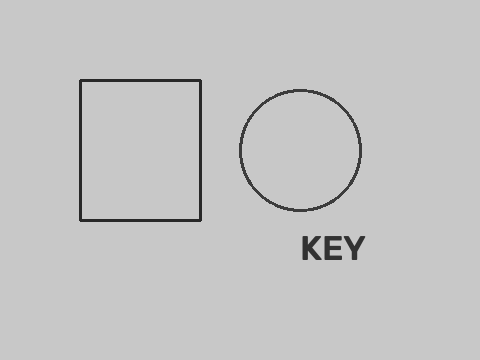
#> input picture sim/algo/model/ref/FPGA-Python-main/samples_test.png, 480 x 360 px
$ python check_py_repo.py   (older library calls are emulated)
#> lines starting #> are read from the running program, lines starting #| are printed output that depends on the picture; after the words box and inside, x2 and y2 are one past the last pixel; in counts of white or black regions, pixels touching at a corner belong together
### sim/algo/model/ref/FPGA-Python-main/edge_pipeline.py
"""
edge_pipeline.py — 与 FPGA(易灵思 Ti60F225 / 赛题4) 对应的整数图像处理流水线

镜像 RTL 处理顺序(与你们板上 overlay_box 位流一致):
    RGB -> 灰度化 -> (椒盐噪声模拟, 仅调参用) -> (3x3 中值滤波, 可选)
        -> (3x3 高斯 [1,2,1]^2/16, 可选) -> 3x3 Sobel(|Gx|+|Gy|)
        -> 阈值(单阈值 / Canny 式双阈值滞后) -> 分屏显示(左灰度 + 右边缘 + 红框)

全部使用整数运算并显式截位, 尽量贴近 Verilog 的移位实现, 便于把参数直接迁移到 RTL。
"""

import numpy as np
import cv2


def to_gray(bgr):
    """RGB 转灰度, 整数系数 (77,150,29)>>8, 与 RTL 常用系数一致。"""
    b = bgr[:, :, 0].astype(np.int32)
    g = bgr[:, :, 1].astype(np.int32)
    r = bgr[:, :, 2].astype(np.int32)
    y = (77 * r + 150 * g + 29 * b) >> 8
    return np.clip(y, 0, 255).astype(np.uint8)


def median3x3(gray):
    """3x3 中值滤波: 取 9 邻域中值。功能等价于 RTL 的 3x3 排序网络。"""
    p = np.pad(gray, 1, mode="edge").astype(np.int32)
    planes = []
    for i in range(3):
        for j in range(3):
            planes.append(p[i:i + gray.shape[0], j:j + gray.shape[1]])
    s = np.stack(planes, axis=-1)  # H,W,9
    s.sort(axis=-1)
    return s[..., 4].astype(np.uint8)


# [6 lines left out: function gaussian3x3, not called in this run]


def gaussian5x5(gray):
    """5x5 高斯, 整数核(参考 EricYXZ 同平台 RTL: [32,38,40,38,32;38,45,47,45,38;
    40,47,50,47,40;38,45,47,45,38;32,38,40,38,32], 总和1010, 右移10+四舍五入)。
    比 3x3 更稳: 梯度噪声更小 -> NMS 局部极大值判定不易帧间翻转 -> 线条少闪。"""
    k = np.array([[32, 38, 40, 38, 32],
                  [38, 45, 47, 45, 38],
                  [40, 47, 50, 47, 40],
                  [38, 45, 47, 45, 38],
                  [32, 38, 40, 38, 32]], dtype=np.int32)
    p = np.pad(gray, 2, mode="edge").astype(np.int32)
    h, w = gray.shape
    out = np.zeros((h, w), dtype=np.int32)
    for i in range(5):
        for j in range(5):
            out += k[i, j] * p[i:i + h, j:j + w]
    # 右移10带四舍五入 (等价 RTL 的 sum[17:10]+sum[9])
    out = (out >> 10) + ((out >> 9) & 1)
    return np.clip(out, 0, 255).astype(np.uint8)


# [28 lines left out: functions guided_filter, sobel3x3, not called in this run]


def threshold_single(mag, t):
    """单阈值: 梯度 >= t 判为边缘(白)。阈值低=白点多闪, 高=细节丢。"""
    return (mag >= t).astype(np.uint8) * 255


def threshold_hysteresis(mag, t_lo, t_hi):
    """Canny 式双阈值滞后: 高阈值起强边, 低阈值续弱边(弱边邻域有强边才保留)。
    用于破解"低阈值闪白点 / 高阈值丢眼镜"的矛盾。
    防呆: 若 t_lo > t_hi(滑条调反), 自动交换, 避免逻辑退化成单高阈值。"""
    if t_lo > t_hi:
        t_lo, t_hi = t_hi, t_lo
    strong = (mag >= t_hi).astype(np.uint8)
    weak = (mag >= t_lo).astype(np.uint8)
    strong_d = cv2.dilate(strong, np.ones((3, 3), np.uint8))
    edge = (weak & strong_d).astype(np.uint8) * 255
    return edge


# [56 lines left out: functions add_salt_pepper, split_view, run_pipeline, not called in this run]


# ---------------------------------------------------------------------------
# 高阶④ 完整 Canny(梯度方向 + 非极大值抑制 NMS + 双阈值滞后)
# ---------------------------------------------------------------------------

def gradient(gray):
    """3x3 Sobel 梯度: 返回 (mag=|Gx|+|Gy| 全量程 int32, angle=梯度方向弧度)。
    注意: mag 不做 0..255 截位 —— 强边缘幅值可达 1000+, 截位会让大量像素饱和成 255,
    NMS 邻域比较全是平局, 谁留谁删随机化 -> 线条帧间抖动。截位只在显示/阈值处做。"""
    p = np.pad(gray, 1, mode="edge").astype(np.int32)
    a00, a01, a02 = p[0:-2, 0:-2], p[0:-2, 1:-1], p[0:-2, 2:]
    a10, a11, a12 = p[1:-1, 0:-2], p[1:-1, 1:-1], p[1:-1, 2:]
    a20, a21, a22 = p[2:, 0:-2], p[2:, 1:-1], p[2:, 2:]
    gx = (a02 + 2 * a12 + a22) - (a00 + 2 * a10 + a20)
    gy = (a20 + 2 * a21 + a22) - (a00 + 2 * a01 + a02)
    mag = np.abs(gx) + np.abs(gy)
    angle = np.arctan2(gy.astype(np.float64), gx.astype(np.float64))
    return mag, angle


def nms(mag, angle):
    """非极大值抑制: 把梯度方向量化到 0/45/90/135 四方向,
    只保留沿梯度方向上是局部最大值的像素, 输出被抑制后的梯度幅值。
    方向约定: 0°=左右比较(垂直边), 90°=上下比较(水平边),
             45°=主对角线, 135°=副对角线。"""
    m = mag.astype(np.int32)
    deg = np.degrees(angle) % 180
    q = np.zeros(deg.shape, np.uint8)
    q[(deg < 22.5) | (deg >= 157.5)] = 0
    q[(deg >= 22.5) & (deg < 67.5)] = 45
    q[(deg >= 67.5) & (deg < 112.5)] = 90
    q[(deg >= 112.5) & (deg < 157.5)] = 135
    mp = np.pad(m, 1, mode="edge")
    n0, n1 = mp[1:-1, 0:-2], mp[1:-1, 2:]     # 左右
    n2, n3 = mp[0:-2, 1:-1], mp[2:, 1:-1]     # 上下
    n4, n7 = mp[0:-2, 0:-2], mp[2:, 2:]       # 主对角线
    n5, n6 = mp[0:-2, 2:], mp[2:, 0:-2]       # 副对角线
    # 与 OpenCV 一致的非对称比较(一侧严格 >, 另一侧 >=): 打破平局、把粗边细化为单像素
    keep = np.where(
        q == 0, (m > n0) & (m >= n1),
        np.where(
            q == 45, (m > n4) & (m >= n7),
            np.where(
                q == 90, (m > n2) & (m >= n3),
                (m > n5) & (m >= n6)
            )
        )
    )
    return np.where(keep, m, 0).clip(0, 255).astype(np.uint8)


# [77 lines left out: functions canny, color_edge_overlay, detect_shapes, draw_shapes, not called in this run]


# ---------------------------------------------------------------------------
# 参考成熟工程后的增强(2026-09-26):
#   - remove_isolated: 孤立点消除(杀单像素白点, 参考红外技术论文腐蚀去孤立点)
#   - otsu_threshold:  自适应阈值(参考 Otsu 边缘检测论文)
#   - temporal_blend:  时间域帧间平均(参考 EricYXZ 同平台工程的帧平均去噪)
# ---------------------------------------------------------------------------

def remove_isolated(edge, min_neighbors=1):
    """孤立点消除: 3x3 窗口内白色邻居数 < min_neighbors 的白像素被清除。
    默认 min_neighbors=1: 只删除"周围一个白邻居都没有"的孤立单点(闪烁白点),
    1px 边缘线完整保留(线端点有 1 个邻居, 也不删)。
    注意: 别用 min_neighbors=2 —— Canny 的 1px 细线端点/短段会被误杀, 画面会空。"""
    p = np.pad(edge, 1, mode="constant", constant_values=0).astype(np.int32)
    win_sum = np.zeros((edge.shape[0] + 2, edge.shape[1] + 2), dtype=np.int32)
    for i in range(3):
        for j in range(3):
            # 累加目标固定在 [0:H,0:W], 源取 p[i:i+H, j:j+W]:
            # 这样 win_sum[r,c] 统计的是 (r,c) 周围 3x3 窗口(含自身)的白像素数。
            win_sum[:edge.shape[0], :edge.shape[1]] += \
                p[i:i + edge.shape[0], j:j + edge.shape[1]]
    n_neigh = win_sum[:edge.shape[0], :edge.shape[1]] - edge.astype(np.int32)
    keep = (edge > 0) & (n_neigh >= min_neighbors)
    return np.where(keep, 255, 0).astype(np.uint8)


# [21 lines left out: functions otsu_threshold, temporal_blend, not called in this run]

### sim/algo/model/rtl_model.py
"""
rtl_model.py -- 用 Python 逐位模拟"将要写进 Verilog 的定点运算"(金标准模型)。

作用:
  1) 写 RTL 之前先把算法/排序网络/截位/边界处理验证清楚;
  2) 作为 RTL 仿真的对拍基准: RTL 输出(hex) vs 本模型 vs 原始 edge_pipeline.py。

约定:
  * 全部整数运算, 移位/截位与 Verilog 完全一致;
  * 窗口边界两种模式: EDGE=复制边缘(np.pad(mode="edge")), ZERO=补 0
    (np.pad(constant 0) 与 cv2.dilate / remove_isolated 的 0 边界);
  * 3x3 中值 = 行 sort3 -> 列 sort3 -> 取中间列中值(硬件网络, 见 selftest 的 0-1 原理穷举证明)。

用法:
    python rtl_model.py --selftest
"""

import argparse
import os
import sys

import numpy as np

sys.path.insert(0, os.path.join(os.path.dirname(os.path.abspath(__file__)),
                                "..", "repo", "FPGA-Python-main"))


# --------------------------------------------------------------------------
# 基础原语(与 Verilog 一一对应)
# --------------------------------------------------------------------------
def gray_shift_add(r, g, b):
    """Y = (77R + 150G + 29B) >> 8, 纯移位加法, 无除法器。
    77 = 64+8+4+1 ; 150 = 128+16+4+2 ; 29 = 32-4+1
    """
    r = r.astype(np.int64)
    g = g.astype(np.int64)
    b = b.astype(np.int64)
    s = (r << 6) + (r << 3) + (r << 2) + r
    s = s + (g << 7) + (g << 4) + (g << 2) + (g << 1)
    s = s + (b << 5) - (b << 2) + b
    return (s >> 8).astype(np.uint8)


def pad_edge(a, r):
    return np.pad(a, r, mode="edge")


def pad_zero(a, r):
    return np.pad(a, r, mode="constant", constant_values=0)


def med3(a, b, c):
    """sort3 比较器: 返回 (min, mid, max)"""
    lo = np.minimum(a, b)
    hi = np.maximum(a, b)
    mn = np.minimum(lo, c)
    mx = np.maximum(hi, c)
    md = np.maximum(lo, np.minimum(hi, c))
    return mn, md, mx


def median_3x3_network(gray):
    """硬件中值网络 —— 经典 19 比较器 3x3 中值网络(与 RTL 逐行对应)。

       第 1 级: 3 行各自 sort3                        (3x3 = 9 个比较器)
       第 2 级: lo = max(三个"行最小")                (2 个比较器)
               hi = min(三个"行最大")                (2 个比较器)
               md = med3(三个"行中位")               (3 个比较器)
       第 3 级: median = med3(lo, md, hi)             (3 个比较器)
       合计 19 个 2 输入比较器。

    正确性(0-1 原理的严格版本): min/max 与阈值化可交换, 即
        [min(a,b) >= t] == min([a>=t],[b>=t]),  max 同理;
    本网络只由 min/max 构成, 故对任意输入 x 与任意 t:
        1{out(x) >= t} = out(1{x >= t})  (0/1 输入)
    所以只要对全部 2^9 个 0/1 输入校验通过(selftest 里穷举),
    就对所有 8bit 输入成立 —— 这是完整证明, 不是抽样。
    注: 之前的 "3 列各自 sort3 后取中间列中值" 是错网络(54/512 失败), 已废弃。
    """
    p = pad_edge(gray, 1).astype(np.int32)
    h, w = gray.shape
    g = lambda i, j: p[i:i + h, j:j + w]
    row = [med3(g(i, 0), g(i, 1), g(i, 2)) for i in range(3)]
    lo = np.maximum(np.maximum(row[0][0], row[1][0]), row[2][0])
    hi = np.minimum(np.minimum(row[0][2], row[1][2]), row[2][2])
    md = med3(row[0][1], row[1][1], row[2][1])[1]
    return med3(lo, md, hi)[1].astype(np.uint8)


# [18 lines left out: functions median_3x3_reference, gauss3x3_int, not called in this run]


GAUSS5X5_K = np.array([[32, 38, 40, 38, 32],
                       [38, 45, 47, 45, 38],
                       [40, 47, 50, 47, 40],
                       [38, 45, 47, 45, 38],
                       [32, 38, 40, 38, 32]], dtype=np.int64)


def gauss5x5_int(gray):
    """5x5 整数高斯: out = (sum >> 10) + ((sum >> 9) & 1)  ==  RTL sum[17:10] + sum[9]"""
    p = pad_edge(gray, 2).astype(np.int64)
    h, w = gray.shape
    s = np.zeros((h, w), dtype=np.int64)
    for i in range(5):
        for j in range(5):
            s += GAUSS5X5_K[i, j] * p[i:i + h, j:j + w]
    return ((s >> 10) + ((s >> 9) & 1)).astype(np.uint8)


# [59 lines left out: functions box6_sum_int, guided_filter_int, not called in this run]


def sobel_full(gray):
    """Sobel 全量程: gx/gy 有符号(±1020), mag=|gx|+|gy| (0..2040)"""
    p = pad_edge(gray, 1).astype(np.int32)
    h, w = gray.shape
    g = lambda i, j: p[i:i + h, j:j + w]
    gx = (g(0, 2) + 2 * g(1, 2) + g(2, 2)) - (g(0, 0) + 2 * g(1, 0) + g(2, 0))
    gy = (g(2, 0) + 2 * g(2, 1) + g(2, 2)) - (g(0, 0) + 2 * g(0, 1) + g(0, 2))
    mag = np.abs(gx) + np.abs(gy)
    return gx, gy, mag.astype(np.int32)


def dir_class(gx, gy):
    """RTL 方向量化(整数比较, 与 atan2 的 22.5/67.5 边界等价, 相对误差 2e-4):
        0=左右比较(垂直边), 90=上下比较(水平边), 45=主对角, 135=副对角
    """
    a = np.abs(gx).astype(np.int64)
    b = np.abs(gy).astype(np.int64)
    q0 = (b * 4096) <= (a * 1697)
    q90 = (a * 4096) <= (b * 1697)
    same_sign = (np.signbit(gx) == np.signbit(gy))
    d = np.zeros(gx.shape, dtype=np.uint8)
    d[q90 & (~q0)] = 90
    rest = (~q0) & (~q90)
    d[rest & same_sign] = 45
    d[rest & (~same_sign)] = 135
    return d


def nms_rtl(mag, dirs, eps=0):
    """NMS(EDGE 边界), 与 Python nms() 的非对称比较 + 截位一致, 输出 8bit。

    eps: NMS 容差, 对应 alg_nms.v 的 cfg_eps。 eps=0 时逐位等于
    edge_pipeline.nms(); eps>0 时中心加 eps 再与两侧邻居比, 容忍半像素相位处
    两个候选像素"近等值二选一"的翻转(线条沿轮廓流动抖动的根因)。
    只在 CANNY 档有意义, 上限 8(见 alg_cfg_uart.v 的 K_EPS)。
    """
    m = mag.astype(np.int32)
    p = pad_edge(m, 1)
    h, w = m.shape
    L, R = p[1:h + 1, 0:w], p[1:h + 1, 2:w + 2]
    U, D = p[0:h, 1:w + 1], p[2:h + 2, 1:w + 1]
    UL, DR = p[0:h, 0:w], p[2:h + 2, 2:w + 2]
    UR, DL = p[0:h, 2:w + 2], p[2:h + 2, 0:w]
    me = m + int(eps)
    keep = np.where(dirs == 0, (me > L) & (me >= R),
                    np.where(dirs == 90, (me > U) & (me >= D),
                             np.where(dirs == 45, (me > UL) & (me >= DR),
                                      (me > UR) & (me >= DL))))
    return np.clip(np.where(keep, m, 0), 0, 255).astype(np.uint8)


# [64 lines left out: function nms_interp_rtl, not called in this run]


def _dilate3_zero(mask):
    p = pad_zero(mask, 1)
    h, w = mask.shape
    out = np.zeros_like(mask)
    for i in range(3):
        for j in range(3):
            out |= p[i:i + h, j:j + w]
    return out


def hysteresis_rtl(mag, t_lo, t_hi):
    """双阈值滞后: strong = mag>=t_hi; weak = mag>=t_lo; edge = weak & dilate3x3(strong)。
    边界补 0(等价 cv2.dilate 默认); t_lo>t_hi 自动交换(防呆)。
    mag 可以是 8bit(NMS 后)或全量程 11bit(SOBEL 双阈值档), 用法一致。
    """
    if t_lo > t_hi:
        t_lo, t_hi = t_hi, t_lo
    strong = (mag >= t_hi).astype(np.uint8)
    weak = (mag >= t_lo).astype(np.uint8)
    return ((weak & _dilate3_zero(strong)) * 255).astype(np.uint8)


# [37 lines left out: function bridge_rtl, not called in this run]


def isolated_rtl(edge):
    """孤立点消除(0 边界): 3x3 内白邻居数(不含自身) >= 1 才保留。"""
    e = (edge > 0).astype(np.int32)
    p = pad_zero(e, 1)
    h, w = e.shape
    cnt = np.zeros((h, w), dtype=np.int32)
    for i in range(3):
        for j in range(3):
            cnt += p[i:i + h, j:j + w]
    return ((((e > 0) & ((cnt - e) >= 1)).astype(np.uint8)) * 255)
    e = (edge > 0).astype(np.int32)
    p = pad_zero(e, 1)
    h, w = e.shape
    cnt = np.zeros((h, w), dtype=np.int32)
    for i in range(3):
        for j in range(3):
            cnt += p[i:i + h, j:j + w]
    return ((((e > 0) & ((cnt - e) >= 1)).astype(np.uint8)) * 255)


def threshold_rtl(mag, t):
    """单阈值(全量程梯度比较)"""
    return (mag >= t).astype(np.uint8) * 255


# --------------------------------------------------------------------------
# 整条 RTL 流水线(对应 edge_process_core.v)
# --------------------------------------------------------------------------
# [122 lines left out: functions rtl_pipeline, temporal_blend_rtl, temp_to_alpha256, selftest, not called in this run]


# [8 lines that do not run on import are left out]

### sim/algo/model/check_py_repo.py
"""check_py_repo.py -- 直接对拍: 仓库原始 edge_pipeline.py  vs  RTL 金标准模型 rtl_model.py
用途: 证明"RTL 逐级等于仓库 Python 算法", 而不是只等于我们自己写的模型。
输入: 仓库自带 samples_test.png (真实照片) + 合成图案。
"""
import os, sys, numpy as np, cv2

HERE = os.path.dirname(os.path.abspath(__file__))
REPO = os.path.join(HERE, "ref", "FPGA-Python-main")   # 算法参考源快照
MODEL = HERE
sys.path.insert(0, REPO)
sys.path.insert(0, MODEL)
import edge_pipeline as EP   # 仓库原文件, 未改一行
import rtl_model as M        # RTL 金标准

def cmp(tag, a, b):
    a = np.asarray(a); b = np.asarray(b)
    if a.shape != b.shape:
        print("  [%-14s] SHAPE %s vs %s  FAIL" % (tag, a.shape, b.shape)); return 1
    d = (a.astype(np.int64) != b.astype(np.int64))
    n = int(d.sum())
    print("  [%-14s] %s  mismatch %d / %d %s" % (tag, a.shape, n, a.size,
          "" if n == 0 else "<-- maxdiff %d" % int(np.abs(a.astype(np.int64)-b.astype(np.int64)).max())))
    return n

def check_image(name, bgr, tl=21, th=58, t=24):
    H, W = bgr.shape[:2]
    print("=== %s  %dx%d ===" % (name, W, H))
    bad = 0
    b = bgr[:, :, 0]; g = bgr[:, :, 1]; r = bgr[:, :, 2]
    g1 = EP.to_gray(bgr);                                   bad += cmp("to_gray", g1, M.gray_shift_add(r, g, b))
    m1 = EP.median3x3(g1);                                  bad += cmp("median3x3", m1, M.median_3x3_network(g1))
    ga1 = EP.gaussian5x5(m1);                               bad += cmp("gaussian5x5", ga1, M.gauss5x5_int(m1))
    mag1, ang1 = EP.gradient(ga1)
    gx, gy, mag2 = M.sobel_full(ga1);                       bad += cmp("sobel_mag", mag1, mag2)
    n1 = EP.nms(mag1, ang1); n2 = M.nms_rtl(mag2, M.dir_class(gx, gy))
    bad += cmp("nms", n1, n2)
    e1 = EP.threshold_hysteresis(n1, tl, th); e2 = M.hysteresis_rtl(n2, tl, th)
    bad += cmp("hysteresis", e1, e2)
    s1 = EP.threshold_single(mag2, t); s2 = M.threshold_rtl(mag2, t)
    bad += cmp("single_thr", s1, s2)
    d1 = EP.remove_isolated(e1); d2 = M.isolated_rtl(e2)
    bad += cmp("remove_isolated", d1, d2)
    return bad

total = 0
p = os.path.join(REPO, "samples_test.png")
if os.path.exists(p):
    im = cv2.imread(p, cv2.IMREAD_COLOR)
#> im is the input picture: shape (360, 480, 3); min 40, max 200, mean 197
    total += check_image("samples_test.png(裁剪 320x240)", im[:240, :320].copy())
#| === samples_test.png(裁剪 320x240)  320x240 ===
#> in to_gray, `b = bgr[:, :, 0].astype(np.int32)`:
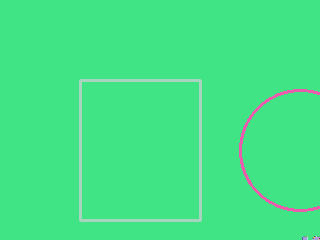
#> b: shape (240, 320) int32; 21 distinct labels, from 40 to 200; one colour per label, 0 black
#> in gray_shift_add, `r = r.astype(np.int64)`: r: shape (240, 320) int64; 21 distinct labels, from 40 to 200
#> in gray_shift_add, `s = (r << 6) + (r << 3) + (r << 2) + r`:
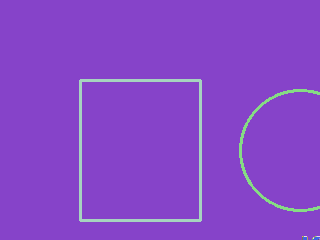
#> s: shape (240, 320) int64; 21 distinct labels, from 3080 to 15400; one colour per label, 0 black
#> in cmp, `d = (a.astype(np.int64) != b.astype(np.int64))`: d: shape (240, 320) bool; every value is 0
#> in cmp, `n = int(d.sum())`: n = 0
#|   [to_gray       ] (240, 320)  mismatch 0 / 76800
#> in median3x3, `p = np.pad(gray, 1, mode="edge").astype(np.int32)`: p: shape (242, 322) int32; 21 distinct labels, from 40 to 200
#> after the loop in median3x3, `for i in range(3):`: planes = 9 items
#|   [median3x3     ] (240, 320)  mismatch 0 / 76800
#> in gaussian5x5, `p = np.pad(gray, 2, mode="edge").astype(np.int32)`: p: shape (244, 324) int32; 15 distinct labels, from 40 to 200
#> in gaussian5x5, `out = (out >> 10) + ((out >> 9) & 1)`: out: shape (240, 320) int32; 114 distinct labels, from 52 to 197
#> in gauss5x5_int, `p = pad_edge(gray, 2).astype(np.int64)`: p: shape (244, 324) int64; 15 distinct labels, from 40 to 200
#|   [gaussian5x5   ] (240, 320)  mismatch 0 / 76800
#> in gradient, `p = np.pad(gray, 1, mode="edge").astype(np.int32)`: p: shape (242, 322) int32; 114 distinct labels, from 52 to 197
#> in gradient, `a00, a01, a02 = p[0:-2, 0:-2], p[0:-2, 1:-1], p[0:-2, 2:]`: a00: shape (240, 320) int32; 102 distinct labels, from 56 to 197
#> in gradient, `a00, a01, a02 = p[0:-2, 0:-2], p[0:-2, 1:-1], p[0:-2, 2:]`: a01: shape (240, 320) int32; 104 distinct labels, from 56 to 197
#> in gradient, `a00, a01, a02 = p[0:-2, 0:-2], p[0:-2, 1:-1], p[0:-2, 2:]`:
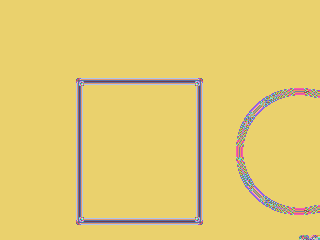
#> a02: shape (240, 320) int32; 104 distinct labels, from 56 to 197; one colour per label, 0 black
#> in gradient, `a10, a11, a12 = p[1:-1, 0:-2], p[1:-1, 1:-1], p[1:-1, 2:]`: a10: shape (240, 320) int32; 111 distinct labels, from 52 to 197
#> in gradient, `a10, a11, a12 = p[1:-1, 0:-2], p[1:-1, 1:-1], p[1:-1, 2:]`: a12: shape (240, 320) int32; 114 distinct labels, from 52 to 197
#> in gradient, `a20, a21, a22 = p[2:, 0:-2], p[2:, 1:-1], p[2:, 2:]`: a20: shape (240, 320) int32; 111 distinct labels, from 52 to 197
#> in gradient, `a20, a21, a22 = p[2:, 0:-2], p[2:, 1:-1], p[2:, 2:]`: a21: shape (240, 320) int32; 114 distinct labels, from 52 to 197
#> in gradient, `a20, a21, a22 = p[2:, 0:-2], p[2:, 1:-1], p[2:, 2:]`:
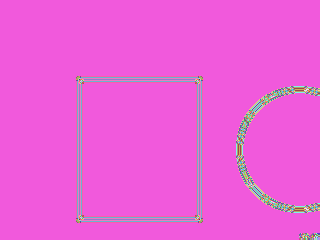
#> a22: shape (240, 320) int32; 114 distinct labels, from 52 to 197; one colour per label, 0 black
#> in gradient, `mag = np.abs(gx) + np.abs(gy)`: mag: shape (240, 320) int32; 173 distinct labels, from 0 to 410
#> in gradient, `angle = np.arctan2(gy.astype(np.float64), gx.astype(np.float64))`:
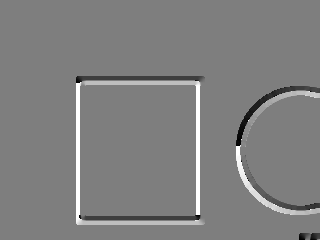
#> angle: shape (240, 320) float64; min -3.11, max 3.14, mean 0.0411; drawn with min black and max white
#|   [sobel_mag     ] (240, 320)  mismatch 0 / 76800
#> in nms, `mp = np.pad(m, 1, mode="edge")`: mp: shape (242, 322) int32; 173 distinct labels, from 0 to 410
#> in nms, `n0, n1 = mp[1:-1, 0:-2], mp[1:-1, 2:]`: n0: shape (240, 320) int32; 172 distinct labels, from 0 to 410
#> in nms, `n0, n1 = mp[1:-1, 0:-2], mp[1:-1, 2:]`: n1: shape (240, 320) int32; 173 distinct labels, from 0 to 410
#> in nms, `n2, n3 = mp[0:-2, 1:-1], mp[2:, 1:-1]`: n2: shape (240, 320) int32; 173 distinct labels, from 0 to 410
#> in nms, `n2, n3 = mp[0:-2, 1:-1], mp[2:, 1:-1]`: n3: shape (240, 320) int32; 173 distinct labels, from 0 to 410
#> in nms, `n4, n7 = mp[0:-2, 0:-2], mp[2:, 2:]`: n4: shape (240, 320) int32; 172 distinct labels, from 0 to 410
#> in nms, `n4, n7 = mp[0:-2, 0:-2], mp[2:, 2:]`: n7: shape (240, 320) int32; 173 distinct labels, from 0 to 410
#> in nms, `n5, n6 = mp[0:-2, 2:], mp[2:, 0:-2]`: n5: shape (240, 320) int32; 173 distinct labels, from 0 to 410
#> in nms, `n5, n6 = mp[0:-2, 2:], mp[2:, 0:-2]`: n6: shape (240, 320) int32; 172 distinct labels, from 0 to 410
#> in nms, `keep = np.where( q == 0, (m > n0) & (m >= n1), np.where( q == 45, (m >..`:
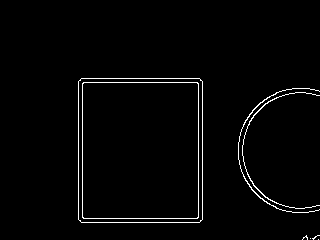
#> keep: shape (240, 320) bool; 2% white in thin lines or dots, all inside (x1, y1, x2, y2) = (78, 78, 320, 240)
#> in dir_class, `a = np.abs(gx).astype(np.int64)`: a: shape (240, 320) int64; 223 distinct labels, from 0 to 272
#> in dir_class, `b = np.abs(gy).astype(np.int64)`: b: shape (240, 320) int64; 228 distinct labels, from 0 to 272
#> in dir_class, `q0 = (b * 4096) <= (a * 1697)`:
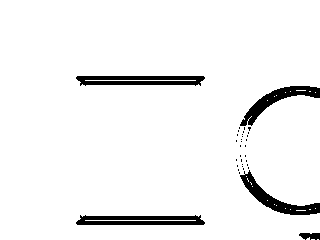
#> q0: shape (240, 320) bool; 94.7% white; 34 black regions (29 under 20 px), largest, box (x1, y1, x2, y2) and area: (76, 76, 205, 86) 1010, (76, 215, 205, 225) 1010, (240, 170, 320, 215) 933, (240, 86, 320, 126) 906, (299, 233, 320, 240) 115
#|   [nms           ] (240, 320)  mismatch 0 / 76800
#|   [hysteresis    ] (240, 320)  mismatch 0 / 76800
#|   [single_thr    ] (240, 320)  mismatch 0 / 76800
#|   [remove_isolated] (240, 320)  mismatch 0 / 76800
#> total = 0
else:
    print("samples_test.png 缺失")

# 合成测试: 棋盘格 + 圆 + 矩形 + 噪声 (更接近"边缘检测演示"的场景)
rng = np.random.default_rng(7)
sy = np.full((160, 208, 3), 40, np.uint8)
for i in range(0, 160, 20):
    for j in range(0, 208, 20):
        if ((i // 20) + (j // 20)) % 2 == 0:
            sy[i:i+20, j:j+20] = 235
cv2.circle(sy, (60, 120), 34, (200, 60, 60), -1)
cv2.rectangle(sy, (120, 30), (190, 100), (30, 220, 240), -1)
sy = np.clip(sy.astype(np.int16) + rng.integers(-25, 26, sy.shape), 0, 255).astype(np.uint8)
total += check_image("合成(棋盘+圆+矩形+噪声)", sy)
#| === 合成(棋盘+圆+矩形+噪声)  208x160 ===
#|   [to_gray       ] (160, 208)  mismatch 0 / 33280
#|   [median3x3     ] (160, 208)  mismatch 0 / 33280
#|   [gaussian5x5   ] (160, 208)  mismatch 0 / 33280
#|   [sobel_mag     ] (160, 208)  mismatch 0 / 33280
#|   [nms           ] (160, 208)  mismatch 0 / 33280
#|   [hysteresis    ] (160, 208)  mismatch 0 / 33280
#|   [single_thr    ] (160, 208)  mismatch 0 / 33280
#|   [remove_isolated] (160, 208)  mismatch 0 / 33280

text = "同步"
print("RESULT:", "PASS (仓库 Python == RTL 金标准模型, 逐级逐位)" if total == 0 else "FAIL")
#| RESULT: PASS (仓库 Python == RTL 金标准模型, 逐级逐位)
